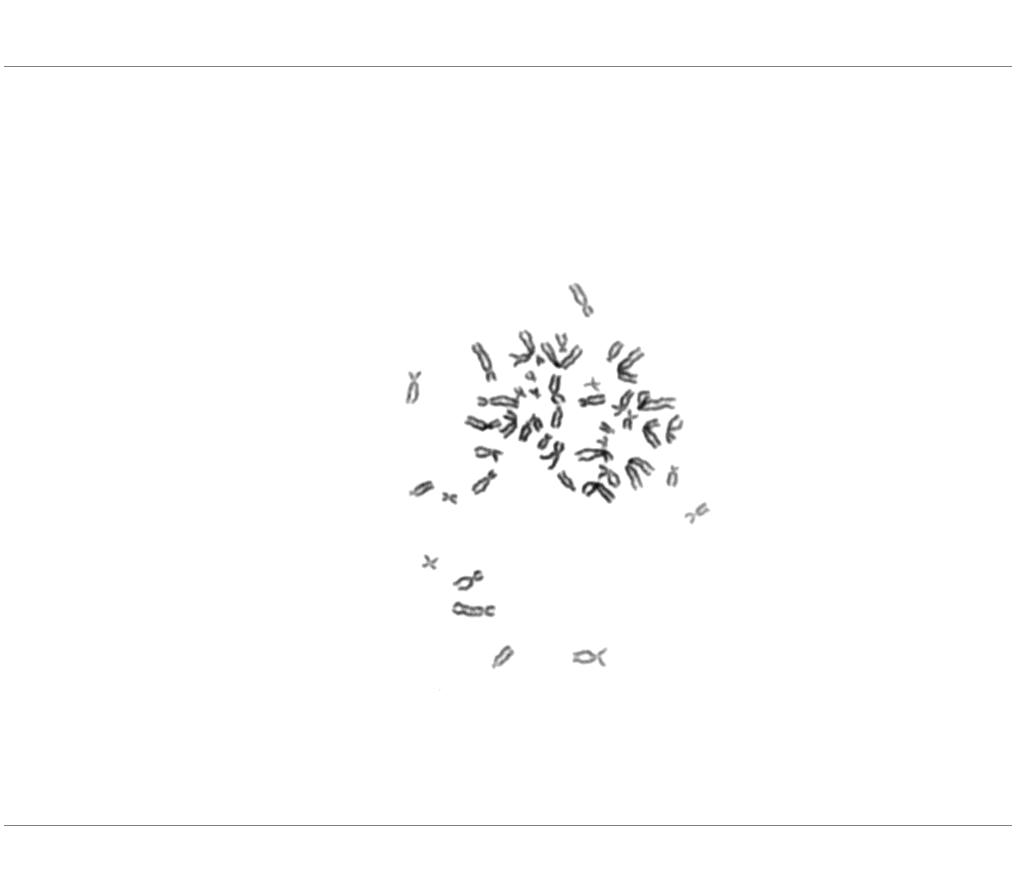
#> input picture images/5180104844.020.A.BMP, 1017 x 896 px
$ jupyter execute segmentation_watershed.ipynb
#> lines starting #> are read from the running program, lines starting #| are printed output that depends on the picture; after the words box and inside, x2 and y2 are one past the last pixel; in counts of white or black regions, pixels touching at a corner belong together
[cell 1]
# Standard import
#  conda install --channel https://conda.anaconda.org/menpo opencv3
import cv2
import numpy as np
from matplotlib import pyplot as plt

# read image
file_image = '../images/5180104844.020.A.BMP'
img = cv2.imread(file_image)
#> img is the input picture: shape (896, 1017, 3); min 15, max 255, mean 253
print(img.shape)
#| (896, 1017, 3)

gray = cv2.cvtColor(img, cv2.COLOR_BGR2GRAY)
ret, thresh = cv2.threshold(gray, 0, 255, cv2.THRESH_BINARY_INV+cv2.THRESH_OTSU)
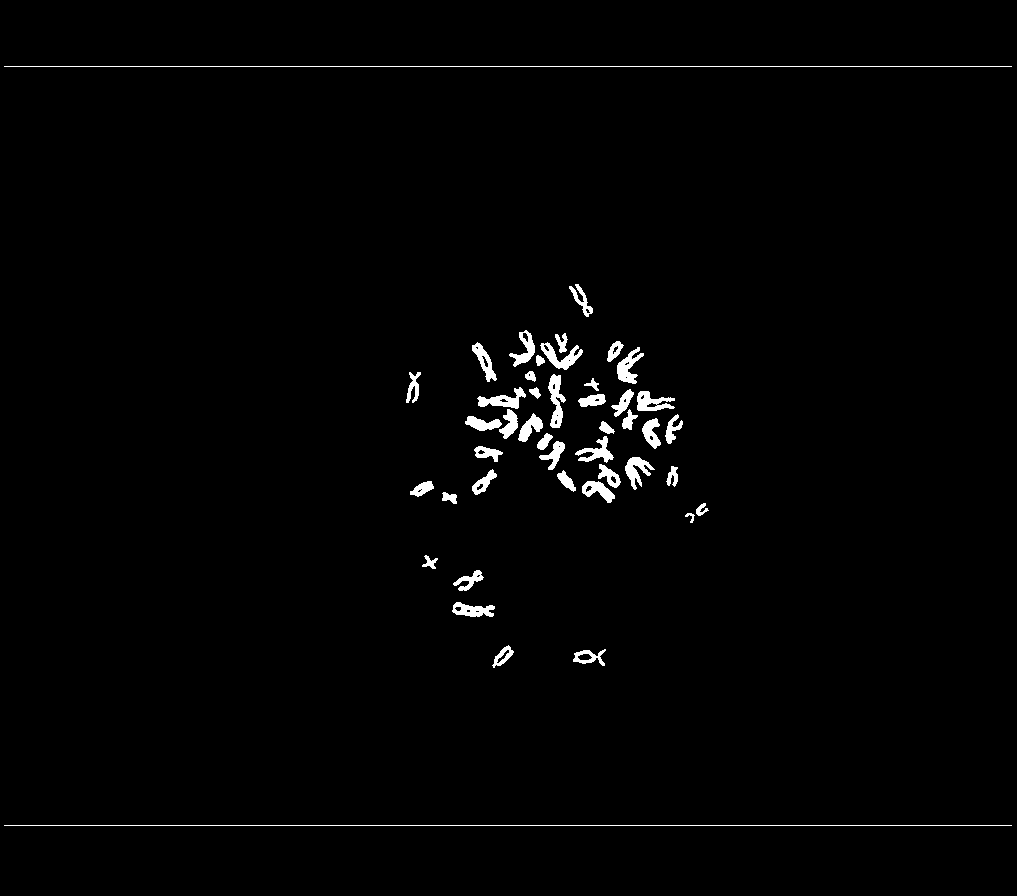
#> thresh: shape (896, 1017); 1.4% white; 45 white regions, largest, box (x1, y1, x2, y2) and area: (4, 66, 1012, 67) 1008, (4, 825, 1012, 826) 1008, (548, 374, 566, 428) 508
#> ret = 191

plt.imshow(thresh, cmap='gray')

[cell 2]
kernel = np.ones((3, 3), np.uint8)
opening = cv2.morphologyEx(thresh, cv2.MORPH_OPEN, kernel, iterations = 2)
#> opening: shape (896, 1017); 0.7% white; 50 white regions, largest, box (x1, y1, x2, y2) and area: (519, 416, 543, 441) 323, (467, 416, 500, 431) 306, (546, 349, 576, 369) 301
plt.imshow(opening, cmap='gray')

[cell 3]
dist_transform = cv2.distanceTransform(opening,cv2.DIST_L2,5)
ret, sure_fg = cv2.threshold(dist_transform,0.7*dist_transform.max(),255,0)
#> sure_fg: shape (896, 1017) float32; 0.02% white in thin lines or dots, all inside (x1, y1, x2, y2) = (425, 346, 651, 497)
#> ret = 4.2
plt.imshow(sure_fg, cmap='gray')

[cell 4]
sure_bg = cv2.dilate(opening,kernel,iterations=3)
#> sure_bg: shape (896, 1017); 1.7% white; 23 white regions, largest, box (x1, y1, x2, y2) and area: (464, 386, 568, 465) 3463, (513, 337, 579, 372) 1513, (612, 388, 662, 431) 1235

plt.imshow(sure_bg, cmap='gray')

[cell 5]
dist_transform = cv2.distanceTransform(opening,cv2.DIST_L2,5)
ret, sure_fg = cv2.threshold(dist_transform,0.7*dist_transform.max(),255,0)

plt.imshow(sure_fg, cmap='gray')

[cell 6]
sure_fg = np.uint8(sure_fg)
unknown = cv2.subtract(sure_bg,sure_fg)
#> unknown: shape (896, 1017); 1.7% white; 23 white regions, largest, box (x1, y1, x2, y2) and area: (464, 386, 568, 465) 3368, (513, 337, 579, 372) 1501, (612, 388, 662, 431) 1225

plt.imshow(unknown, cmap='gray')

[cell 7]
ret, markers = cv2.connectedComponents(sure_fg)
#> markers: shape (896, 1017) int32; 33 distinct labels, from 0 to 32
#> ret = 33

plt.imshow(markers, cmap='gray')

[cell 8]
markers = markers+1
#> markers: shape (896, 1017) int32; 33 distinct labels, from 1 to 33
markers[unknown==255] = 0
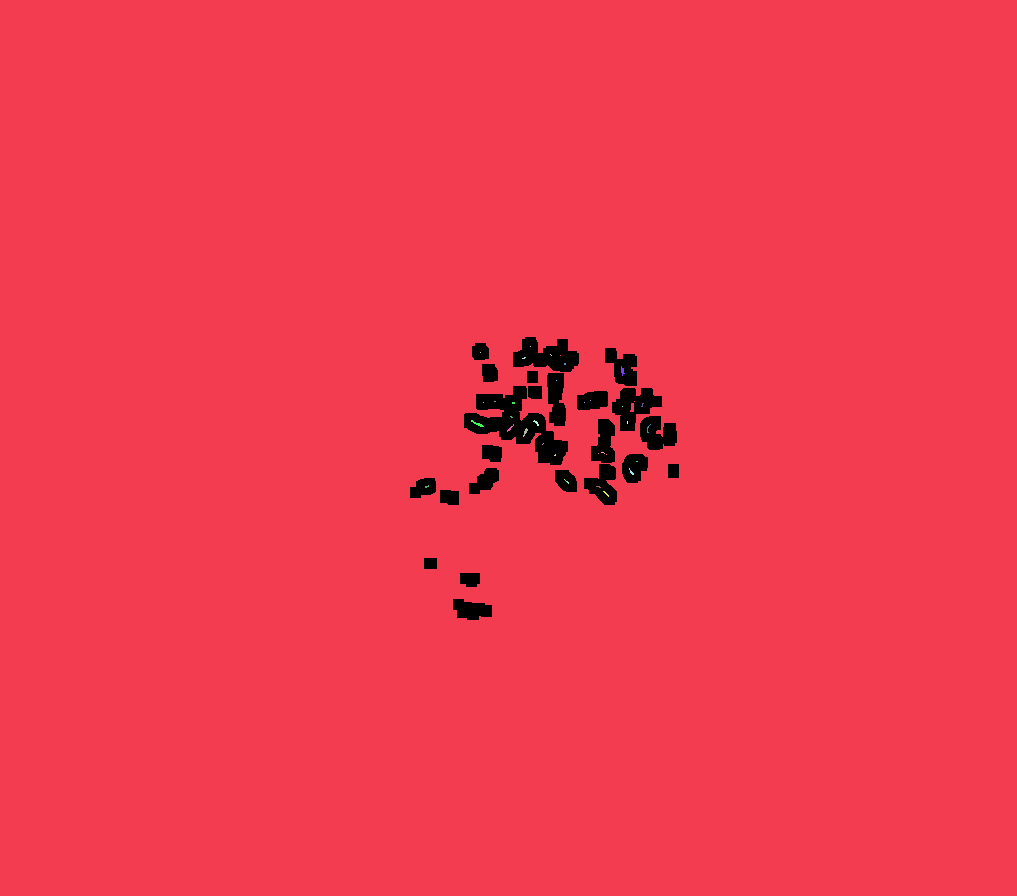
#> markers: shape (896, 1017) int32; 34 distinct labels, from 0 to 33; one colour per label, 0 black

plt.imshow(markers)

[cell 9]
markers = cv2.watershed(img,markers)
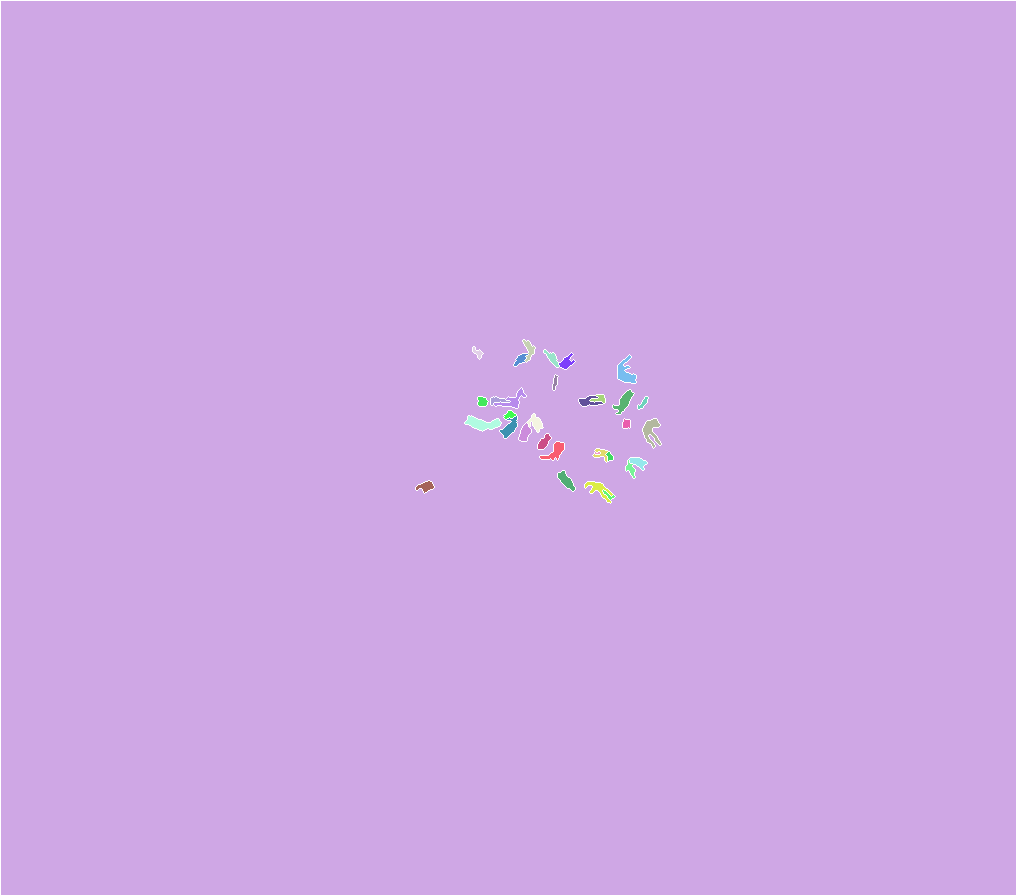
#> markers: shape (896, 1017) int32; 34 distinct labels, from -1 to 33; one colour per label, 0 black, -1 white
img[markers == -1] = [255,0,0]
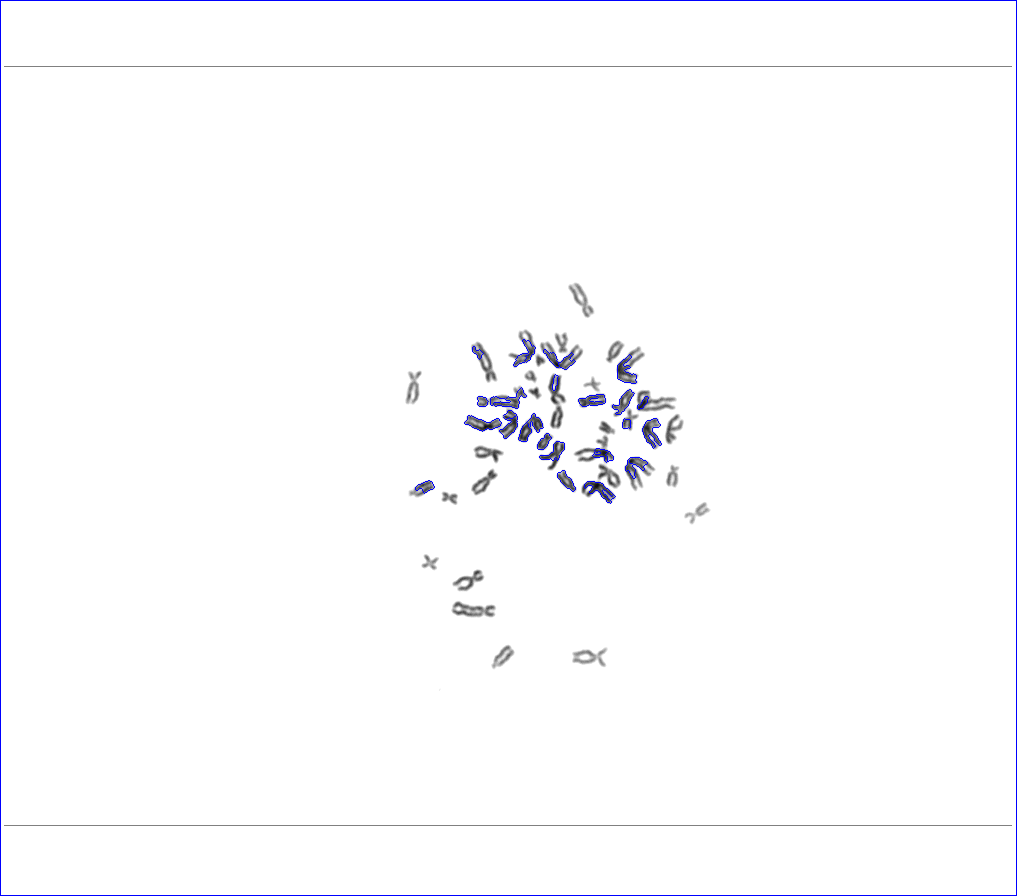
#> img: shape (896, 1017, 3); 0.58% of pixels changed, all inside (x1, y1, x2, y2) = (0, 0, 1017, 896)

plt.imshow(markers)

$ run again, with images/100864.013.A.BMP copied over images/5180104844.020.A.BMP
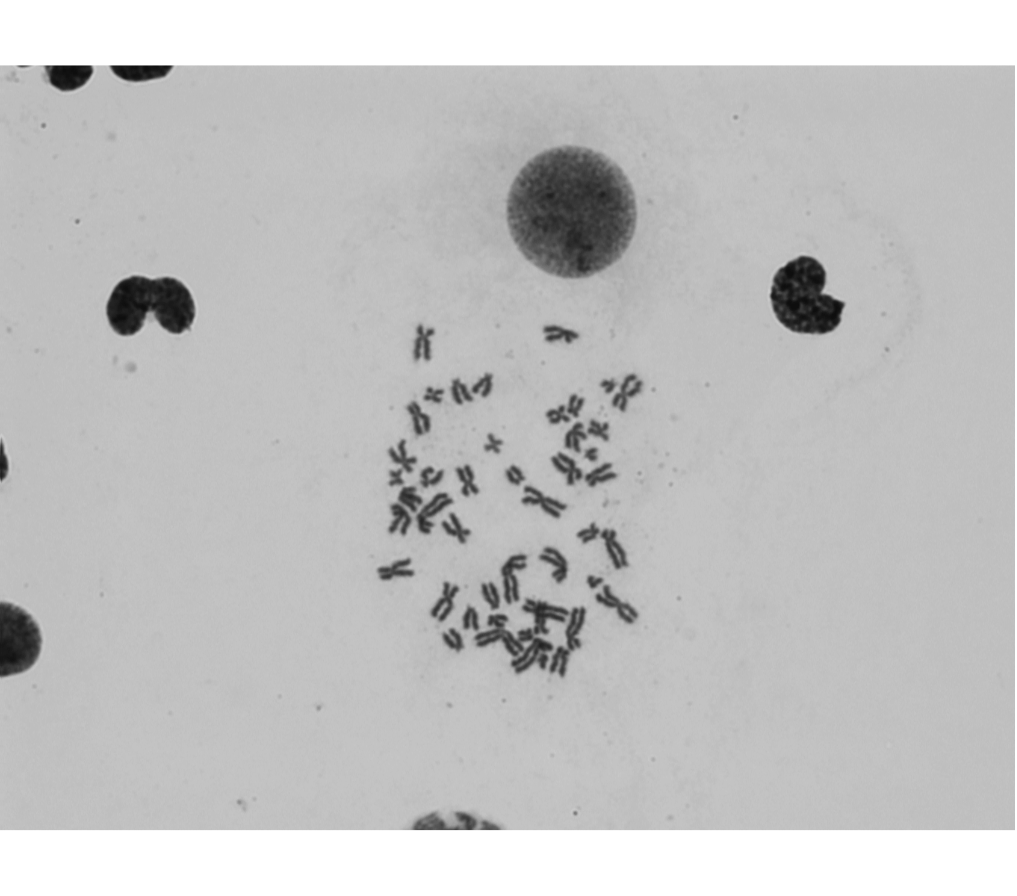
#> input picture images/100864.013.A.BMP, 1017 x 896 px
#> img is the input picture: shape (896, 1017, 3); min 14, max 255, mean 194.5
#| (896, 1017, 3)
#> `ret, thresh = cv2.threshold(gray, 0, 255, cv2.THRESH_BINARY_INV+cv2.TH..`:
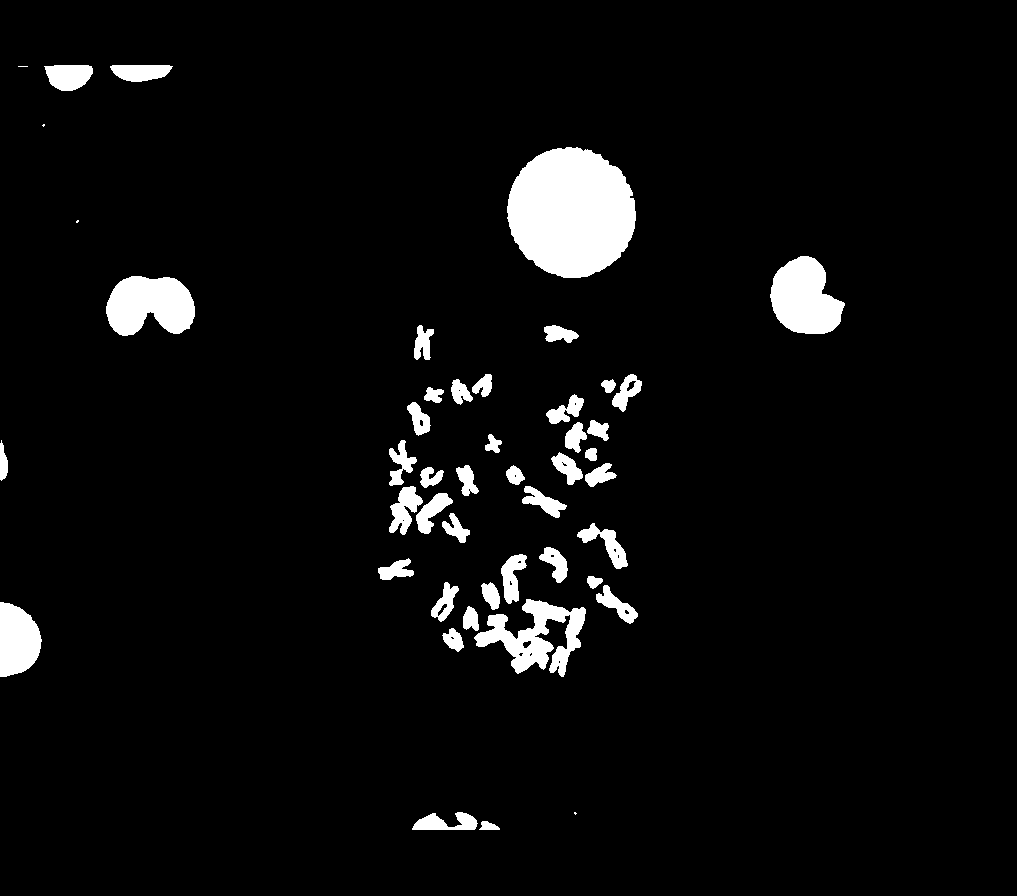
#> thresh: shape (896, 1017); 4.9% white; 47 white regions (4 under 20 px), largest, box (x1, y1, x2, y2) and area: (507, 147, 636, 278) 13083, (770, 256, 845, 334) 4077, (106, 276, 195, 336) 4067
#> `ret, thresh = cv2.threshold(gray, 0, 255, cv2.THRESH_BINARY_INV+cv2.TH..`: ret = 137
#> opening: shape (896, 1017); 4.8% white; 48 white regions, largest, box (x1, y1, x2, y2) and area: (507, 147, 636, 278) 13073, (771, 256, 844, 334) 4070, (106, 276, 195, 336) 4067
#> `ret, sure_fg = cv2.threshold(dist_transform,0.7*dist_transform.max(),2..`: ret = 42.82
#> sure_bg: shape (896, 1017); 7% white; 25 white regions, largest, box (x1, y1, x2, y2) and area: (504, 144, 639, 281) 14677, (440, 552, 589, 678) 8796, (103, 273, 198, 339) 5136
#> unknown: shape (896, 1017); 6.9% white; 25 white regions, largest, box (x1, y1, x2, y2) and area: (504, 144, 639, 281) 13329, (440, 552, 589, 678) 8796, (103, 273, 198, 339) 5136
#> `ret, markers = cv2.connectedComponents(sure_fg)`: ret = 2
#> `img[markers == -1] = [255,0,0]`:
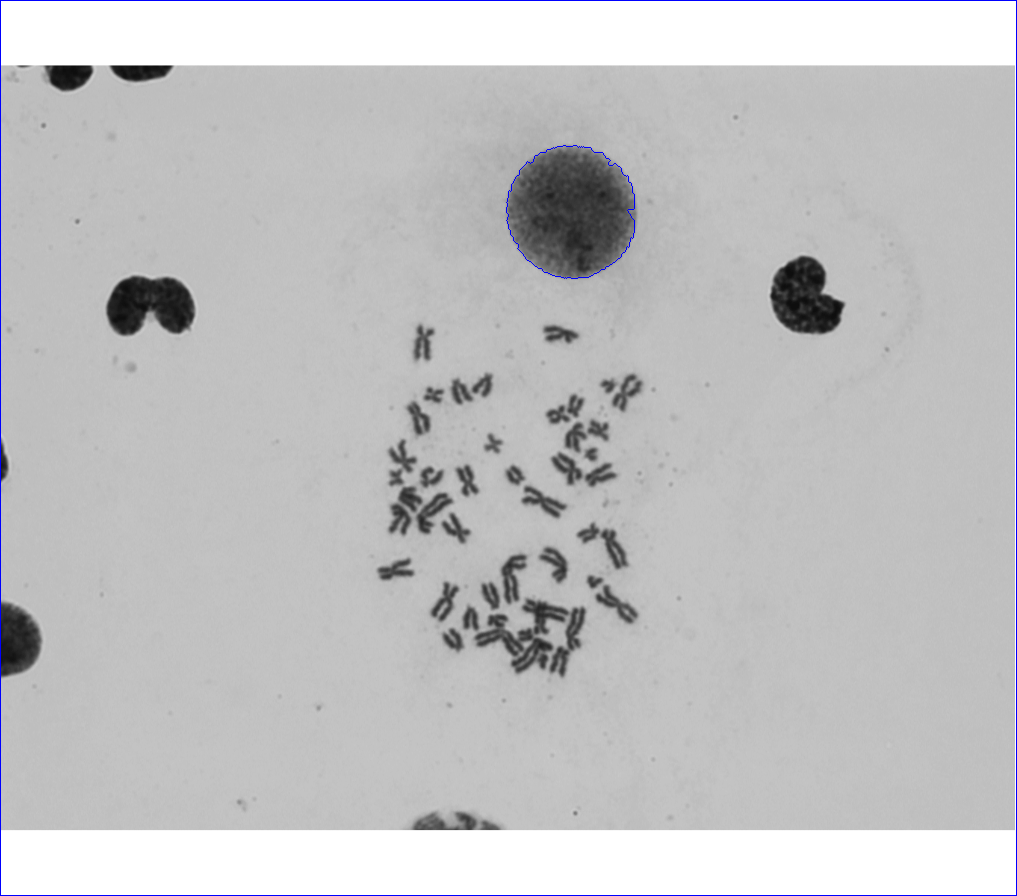
#> img: shape (896, 1017, 3); 0.46% of pixels changed, all inside (x1, y1, x2, y2) = (0, 0, 1017, 896)
